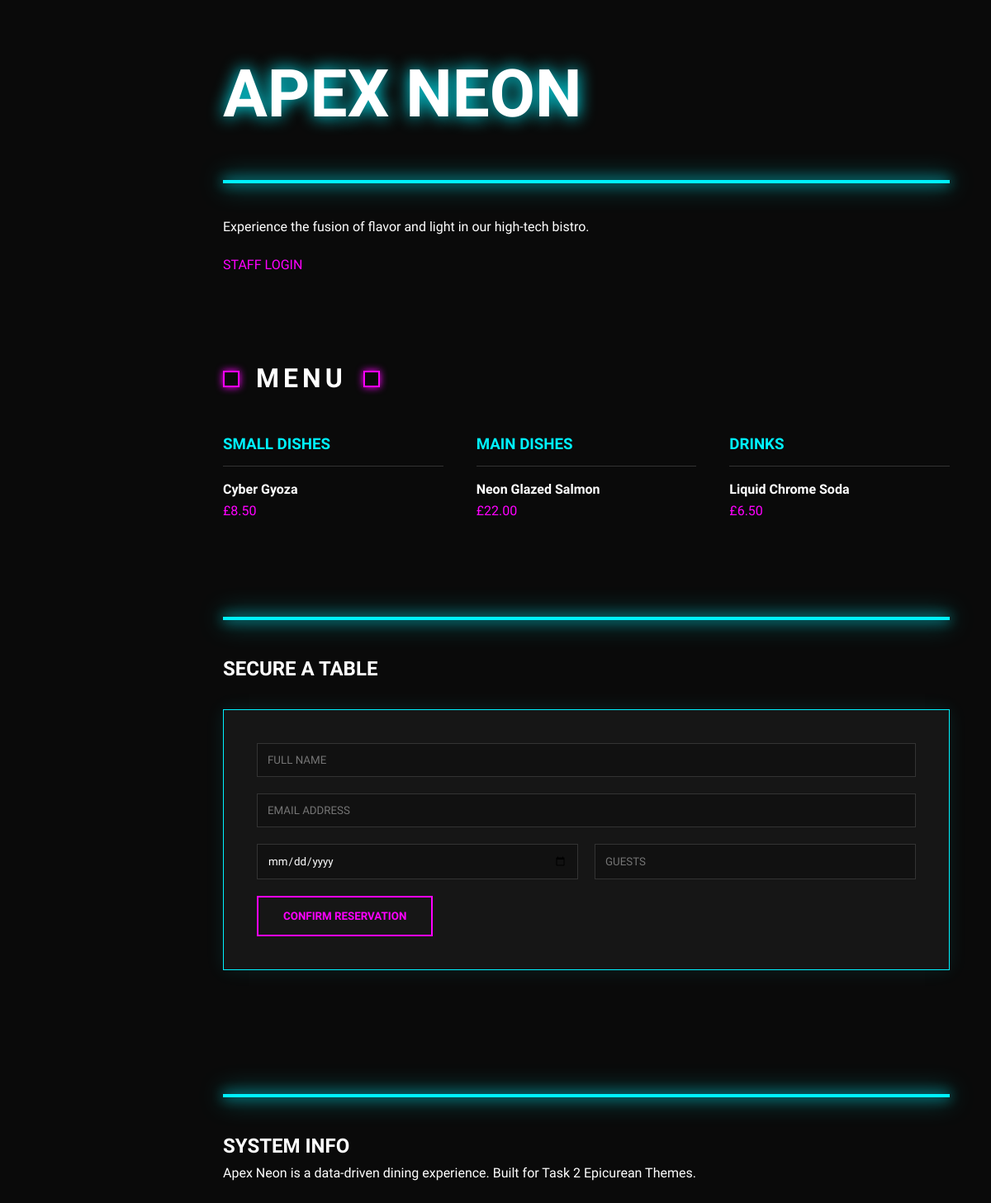
The page / on the database its author committed.
### tables this page shows
CREATE TABLE MenuItems (
    item_id INT AUTO_INCREMENT PRIMARY KEY,
    category_id INT,
    name VARCHAR(100) NOT NULL,
    description TEXT,
    price DECIMAL(10, 2) NOT NULL,
    image_url TEXT,
    is_available TINYINT(1) DEFAULT 1,
    FOREIGN KEY (category_id) REFERENCES Categories(category_id) ON DELETE CASCADE
);

### index.php (the view, shortened to what this page needs)
<?php
include 'db_connect.php';
?>
<!DOCTYPE html>
<html lang="en">
<head>
    <link rel="stylesheet" href="style.css">
</head>
<body>
<main class="main-body-container">
    <header id="home">
        <h1 class="neon-title">APEX NEON</h1>
        <div class="intro-box">
            <div class="flicker-strip"></div>
            <p>Experience the fusion of flavor and light in our high-tech bistro.</p>
            <div style="margin-top: 20px;">
                <?php if(isset($_SESSION['full_name'])): ?>
                    <span style="color: var(--neon-cyan)">STAFF: <?php echo strtoupper($_SESSION['full_name']); ?> | <a href="admin.php" style="color:white;">DASHBOARD</a></span>
                <?php else: ?>
                    <a href="login.php" style="color: var(--neon-pink); text-decoration: none;">STAFF LOGIN</a>
                <?php endif; ?>
            </div>
        </div>
    </header>
    <section id="menu" style="margin-top: 100px;">
        <div style="display:flex; align-items:center; gap:20px; margin-bottom: 40px;">
            <div class="flicker-box"></div>
            <h2 style="font-size: 32px; letter-spacing: 5px;">MENU</h2>
            <div class="flicker-box"></div>
        </div>
        <div style="display: grid; grid-template-columns: repeat(auto-fit, minmax(250px, 1fr)); gap: 40px;">
            <?php
            $categories = ['Small Dishes', 'Main Dishes', 'Drinks'];
            foreach($categories as $cat)
            {
                echo "<div>";
                echo "<h3 style='color: var(--neon-cyan); border-bottom: 1px solid #333; padding-bottom: 10px;'>" . strtoupper($cat) . "</h3>";
                $sql = "SELECT m.* FROM MenuItems m
                        JOIN Categories c ON m.category_id = c.category_id
                        WHERE c.category_name = '$cat' AND m.is_available = 1";
                $result = mysqli_query($conn, $sql);
                while($item = mysqli_fetch_assoc($result))
                {
                    echo "<div style='margin: 15px 0;'>
                            <strong>{$item['name']}</strong><br>
                            <span style='color: var(--neon-pink)'>£" . number_format($item['price'], 2) . "</span>
                          </div>";
                }
                echo "</div>";
            }
            ?>
        </div>
    </section>
    <section id="order" style="margin-top: 100px;">
        <div class="flicker-strip"></div>
        <h2 style="margin-bottom: 30px;">SECURE A TABLE</h2>
        <form action="process_booking.php" method="POST" class="neon-form">
            <div class="form-group">
                <input type="text" name="full_name" placeholder="FULL NAME" required>
            </div>
            <div class="form-group">
                <input type="email" name="email" placeholder="EMAIL ADDRESS" required>
            </div>
            <div style="display: grid; grid-template-columns: 1fr 1fr; gap: 20px;">
                <input type="date" name="res_date" required>
                <input type="number" name="guests" placeholder="GUESTS" min="1" required>
            </div>
            <button type="submit" class="confirm-btn" style="margin-top: 20px;">CONFIRM RESERVATION</button>
        </form>
    </section>
    <section id="about" style="margin-top: 150px; padding-bottom: 100px;">
        <div class="flicker-strip"></div>
        <h2>SYSTEM INFO</h2>
        <p>Apex Neon is a data-driven dining experience. Built for Task 2 Epicurean Themes.</p>
    </section>
</main>
</body>
</html>

### style.css (style rules this page uses)
* { margin: 0; padding: 0; box-sizing: border-box; }
:root { --neon-cyan: #00f2ff; --neon-pink: #ff00ff; --dark-bg: #0a0a0a; --glass-bg: rgba(255, 255, 255, 0.05); }
body { background-color: var(--dark-bg); color: #ffffff; font-family: 'Orbitron', sans-serif; line-height: 1.6; overflow-x: hidden; }
.main-body-container { margin-left: 220px; padding: 50px; max-width: 1200px; }
.flicker-strip { height: 4px; width: 100%; background: var(--neon-cyan); box-shadow: 0 0 15px var(--neon-cyan), 0 0 30px var(--neon-cyan); margin: 40px 0; animation: neon-glitch 3s infinite; }
.flicker-box { width: 20px; height: 20px; border: 2px solid var(--neon-pink); box-shadow: 0 0 10px var(--neon-pink); display: inline-block; animation: neon-glitch 2s infinite reverse; }
h1.neon-title { font-size: 80px; color: white; text-shadow: 0 0 20px var(--neon-cyan); margin-bottom: 10px; }
.neon-form { background: var(--glass-bg); border: 1px solid var(--neon-cyan); padding: 40px; box-shadow: 0 0 20px rgba(0, 242, 255, 0.1); }
.form-group { margin-bottom: 20px; }
input { width: 100%; padding: 12px; background: #111; border: 1px solid #333; color: white; font-family: inherit; outline: none; }
.confirm-btn { background: transparent; border: 2px solid var(--neon-pink); color: var(--neon-pink); padding: 15px 30px; cursor: pointer; font-weight: bold; font-family: 'Orbitron', sans-serif; transition: 0.4s; text-transform: uppercase; }

### rows shown on the page
menuitems: name "Cyber Gyoza", price "8.50"
menuitems: name "Neon Glazed Salmon", price "22.00"
menuitems: name "Liquid Chrome Soda", price "6.50"

### other values the page prints
$cat "SMALL DISHES"
$cat "MAIN DISHES"
$cat "DRINKS"
